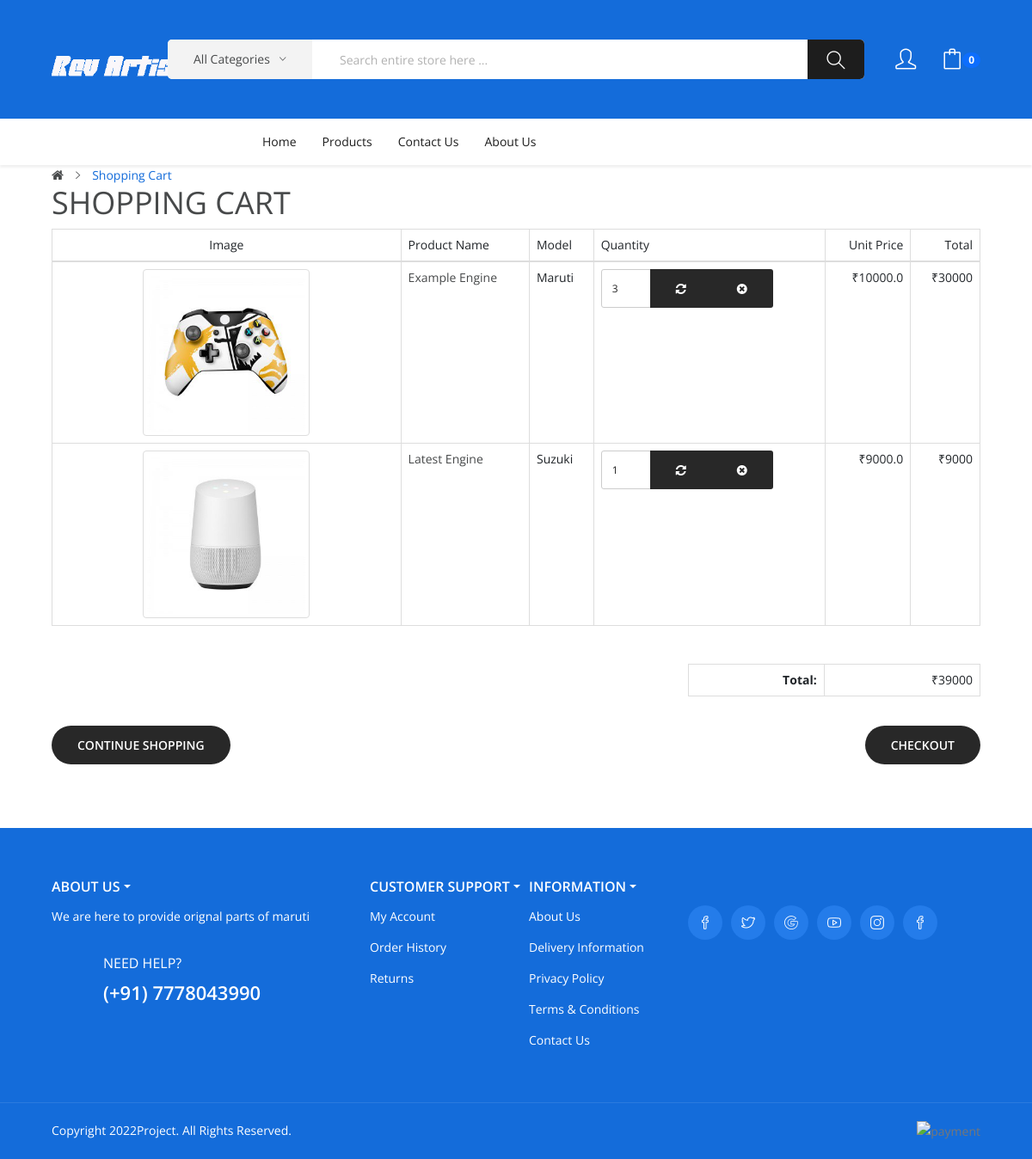
Page /products/cart (signed in) on the committed database.
### products/models.py (models this page shows, shortened)
class Cart(models.Model):
    user = models.ForeignKey(to=User, on_delete=models.CASCADE)
    product = models.ForeignKey(to=Product, on_delete=models.CASCADE)
    quantity = models.IntegerField(default=1)
    total = models.IntegerField(null=True, blank=True)

class Product(models.Model):
    name = models.CharField(max_length=200, null=False, blank=False)
    slug = models.SlugField(max_length=100, null=True, blank=True, unique=True)
    description = models.TextField(null=False, blank=False)
    price = models.FloatField()
    image = models.ImageField(upload_to='products')
    quantity = models.IntegerField()
    available = models.BooleanField(null=False)
    brand = models.CharField(max_length=150, null=False, blank=False)
    category = models.ForeignKey(to=Category, on_delete=models.CASCADE)
    created_at = models.DateTimeField(default=datetime.now(), editable=False)

### products/views.py (the view)
# urls.py: path('cart',views.cart, name='cart'),
@login_required
def cart(request):
    if request.method == 'GET':
        cart = Cart.objects.filter(user=request.user)
        cart_total=0
        context = {}
        cart_item = 0
        for c in cart:
            cart_total += c.total
        context = {
            'cart':cart,
            'total':cart_total,
        }
        return  render(request, 'Rev_Artisan/cart.html', context)
    return  redirect(request.META.get('HTTP_REFERER', 'redirect_if_referer_not_found'))

### templates/Rev_Artisan/cart.html (shortened to what this page needs)
{% extends 'Rev_Artisan/base.html' %}
{% block content %}
<div id="checkout-cart" class="container">
    <ul class="breadcrumb">
        <li><a href="#"><i class="fa fa-home"></i></a></li>
        <li><a href="#">Shopping Cart</a></li>
    </ul>
    <div class="row">
        <div id="content" class="col-sm-12">
            <h1>Shopping Cart
            </h1>
            <form action="{% url 'update-cart' %}" method='post' enctype="multipart/form-data">
                <div class="table-responsive">
                    <table class="table table-bordered">
                        <thead>
                            <tr>
                                <td class="text-center">Image</td>
                                <td class="text-left">Product Name</td>
                                <td class="text-left">Model</td>
                                <td class="text-left">Quantity</td>
                                <td class="text-right">Unit Price</td>
                                <td class="text-right">Total</td>
                            </tr>
                        </thead>
                        <tbody>
                            {% for item in cart %}
                            <tr>
                                <td class="text-center"> <a href="{% url 'product-detail' item.product.slug %}"><img
                                            src="{{item.product.image.url}}" alt="{{item.product.name}}"
                                            title="{{item.product.name}}" class="img-thumbnail" /></a> </td>
                                <td class="text-left"><a
                                        href="{% url 'product-detail' item.product.slug %}">{{item.product.name}}</a>
                                    <br />
                                </td>
                                <td class="text-left">{{item.product.brand}}</td>
                                <td class="text-left">
                                    <div class="input-group btn-block" style="max-width: 200px;">
                                        <input type="text" name="quantity" value="{{item.quantity}}"
                                            class="form-control" />
                                        <span class="input-group-btn">
                                            <button type="submit" data-toggle="tooltip" title="Update"
                                                class="btn btn-primary"><i class="fa fa-refresh"></i></button>
                                            <button type="button" data-toggle="tooltip" title="Remove"
                                                class="btn btn-danger"
                                                onclick="location.href='{% url 'remove-cart-item' item.product.slug %}'"><i
                                                    class="fa fa-times-circle"></i></button>
                                        </span>
                                    </div>
                                </td>
                                <td class="text-right" name="product_p">₹{{item.product.price}}</td>
                                <td class="text-right">₹{{item.total}}</td>
                            </tr>
                            {% endfor %}
                        </tbody>
                    </table>
                </div>
            </form>
            <br />
            <div class="row">
                <div class="col-sm-4 col-sm-offset-8">
                    <table class="table table-bordered">
                        <tr>
                            <td class="text-right"><strong>Total:</strong></td>
                            <td class="text-right">₹{{ total }}</td>
                        </tr>
                    </table>
                </div>
            </div>
            <div class="buttons clearfix">
                <div class="pull-left"><a href="{% url 'products' %}" class="btn btn-default">Continue
                        Shopping</a></div>
                <div class="pull-right"><a href="{% url 'checkout' %}" class="btn btn-primary">Checkout</a></div>
            </div>
        </div>
    </div>
</div>
{% endblock content %}

### rows in the picture
Cart: product.image (picture), product.name "Example Engine", product.brand "Maruti", quantity "3", product.price "10000.0", total "30000"
Cart: product.image (picture), product.name "Latest Engine", product.brand "Suzuki", quantity "1", product.price "9000.0", total "9000"

### other values in the picture
{{ request.user.cart|length }} "0"
{{ total }} "39000"
